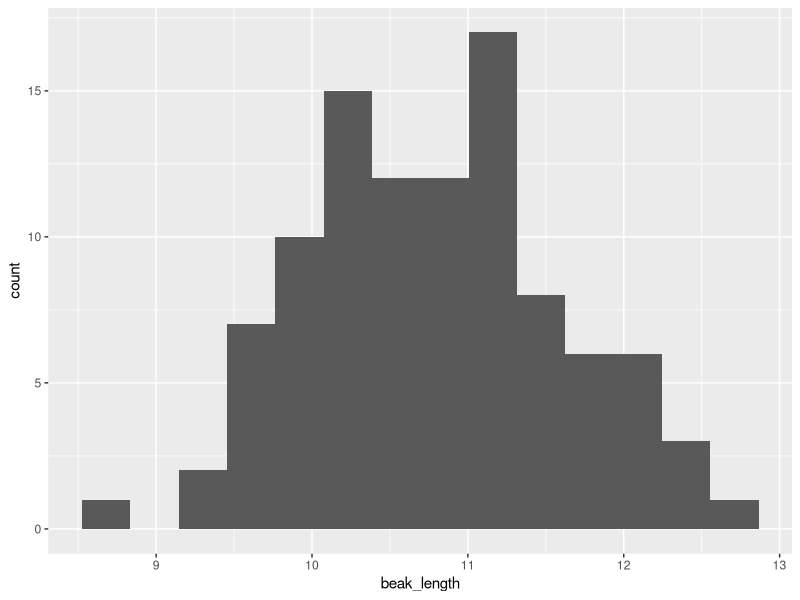
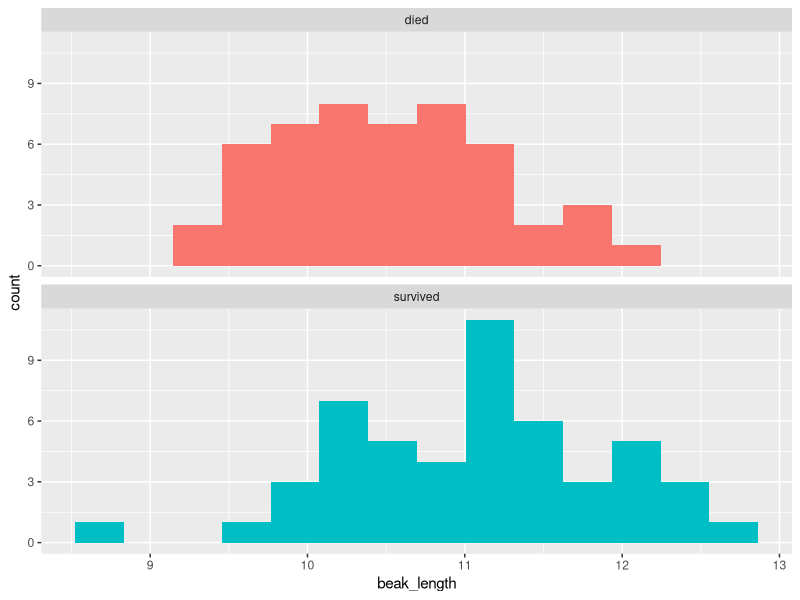
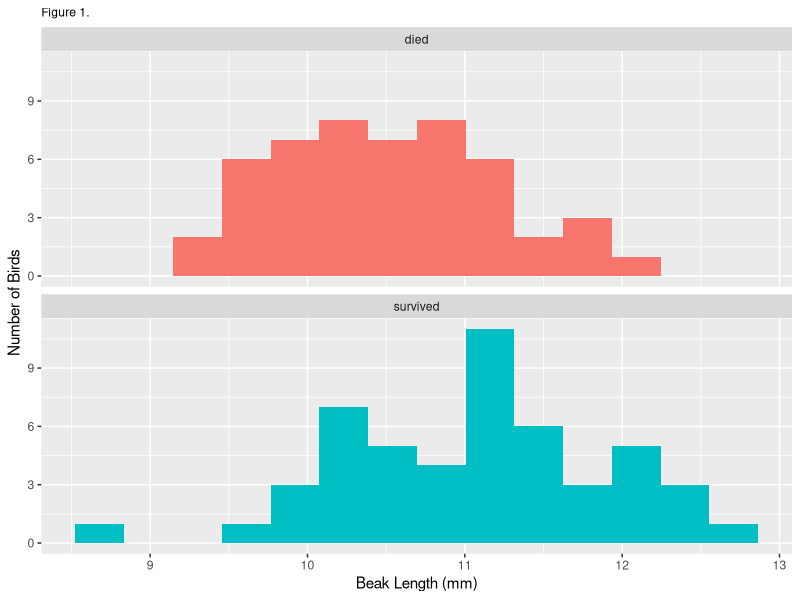
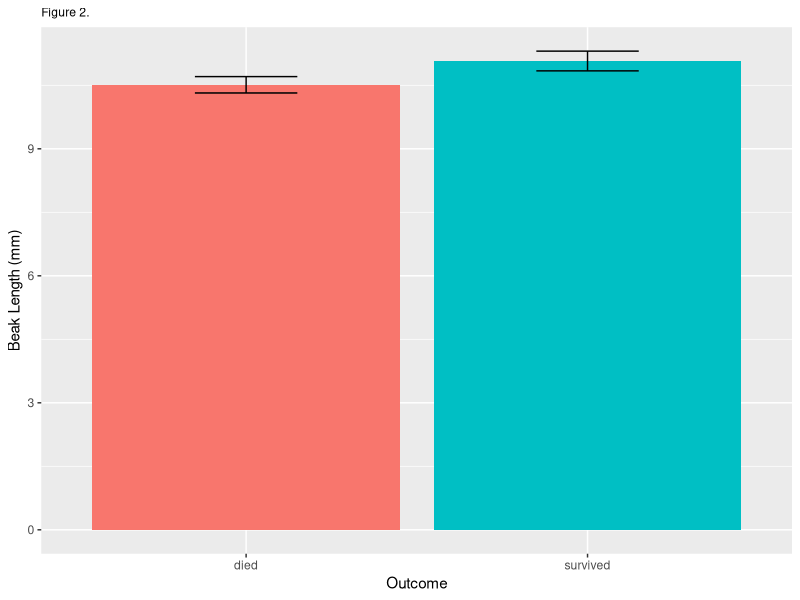

Write R code to recreate these figures, in order.
## ---- chunk 1
# load packages -----------------------------------------------------------

# run every time you restart RStudio
library(readxl)     # load readxl, for reading Excel files
library(tidyverse)  # load tidyverse, for working with datasets
## ---- chunk 2
# read data ----------------------------------------------------------------

# read the finches data
finches <- read_excel("finches_data.xlsx")
## ---- chunk 3
# print the results in the console
finches
## ---- chunk 4
# take a quick look at all the variables in the dataset
glimpse(finches)
## ---- chunk 5
# histogram ---------------------------------------------------------------

# histogram of beak length
ggplot(
  data = finches,                     # use the finches dataset
  mapping = aes(x = beak_length)      # put beak length on the x axis
) +
  geom_histogram(bins = 14)           # add the histogram, use 14 bins
## ---- chunk 6
# histogram of beak length, grouped by survival
ggplot(
  data = finches,                     # use the finches dataset
  mapping = aes(x = beak_length,      # put beak length on the x axis
                fill = outcome)       # fill sets the color of the boxes
) +
  geom_histogram(bins = 14) +         # add the histogram, use 14 bins
  facet_wrap(~ outcome, ncol = 1) +   # outcome is the grouping variable
  guides(fill = FALSE)                # don't show a legend for fill color
## ---- chunk 7
# histogram of beak length, grouped by survival, with labels
ggplot(
  data = finches,                     # use the finches dataset
  mapping = aes(x = beak_length,      # put beak length on the x axis
                fill = outcome)       # fill sets the color of the boxes
) +
  geom_histogram(bins = 14) +         # add the histogram, use 14 bins
  facet_wrap(~ outcome, ncol = 1) +   # outcome is the grouping variable
  guides(fill = FALSE) +              # don't show a legend for fill color
  labs(
    title = "Figure 1.",              # title
    x = "Beak Length (mm)",           # x-axis label
    y = "Number of Birds"             # y-axis label
  ) +
  theme(plot.title = element_text(size = rel(.8)))  # make title smaller
## ---- chunk 8
# summarize ---------------------------------------------------------------

# summarize the dataset by outcome (survived vs. died)
beak_length_grouped_summary <- 
  finches %>% 
  group_by(outcome) %>% 
  summarize(mean = mean(beak_length),
            sd = sd(beak_length),
            n = n()) %>% 
  mutate(sem = sd / sqrt(n),
         upper = mean + 1.96 * sem,
         lower = mean - 1.96 * sem)

# print the results in the console
beak_length_grouped_summary
## ---- chunk 9
# bar chart ---------------------------------------------------------------

# bar chart of mean beak lengths
ggplot(
  data = beak_length_grouped_summary,   # dont use the original finches dataset
  mapping = aes(x = outcome,            # survival on the x axis
                y = mean,               # mean beak length on the y axis
                fill = outcome)         # make died/survived different colors
) +
  geom_col() +                          # add columns
  geom_errorbar(                        # add error bars
    mapping = aes(ymin = lower,         #   lower 95% confidence limit
                  ymax = upper),        #   upper 95% confidence limit
    width = .3                          #   width of horizontal part of bars
  ) +
  guides(fill = FALSE) +                # don't show a legend for fill color
  labs(
    title = "Figure 2.",                # title
    x = "Outcome",                      # x-axis label
    y = "Beak Length (mm)"              # y-axis label
  ) +
  theme(plot.title = element_text(size = rel(.8)))  # make title smaller
## ---- chunk 10
# t-test ------------------------------------------------------------------

# get a vector of beak lengths for birds that died
beak_length_died <-
  finches %>%                     # start with finches dataset
  filter(outcome == "died") %>%   # only include rows w/ outcome=died
  pull(beak_length)               # extract the beak_length column

# print the new object in the console... it is a vector
beak_length_died
## ---- chunk 11
# get a vector of beak lengths for birds that survived
beak_length_survived <-
  finches %>% 
  filter(outcome == "survived") %>% 
  pull(beak_length)

# print the results in the console
beak_length_survived
## ---- chunk 12
# perform a two-sample t-test assuming unequal variances
t.test(beak_length_died, beak_length_survived)
